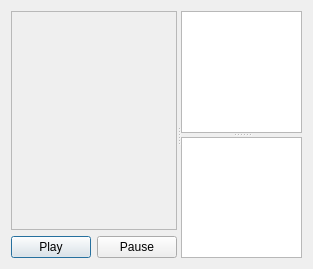
<?xml version="1.0" encoding="UTF-8"?>
<ui version="4.0">
 <class>Dialog</class>
 <widget class="QDialog" name="Dialog">
  <property name="geometry">
   <rect>
    <x>0</x>
    <y>0</y>
    <width>313</width>
    <height>269</height>
   </rect>
  </property>
  <property name="windowTitle">
   <string>Dialog</string>
  </property>
  <layout class="QGridLayout" name="gridLayout_2">
   <item row="0" column="0">
    <widget class="QSplitter" name="splitter_2">
     <property name="orientation">
      <enum>Qt::Horizontal</enum>
     </property>
     <widget class="QWidget" name="layoutWidget">
      <layout class="QGridLayout" name="gridLayout">
       <item row="0" column="0" colspan="2">
        <widget class="QScrollArea" name="SimulationScroll">
         <property name="widgetResizable">
          <bool>true</bool>
         </property>
         <widget class="QWidget" name="scrollAreaWidgetContents">
          <property name="geometry">
           <rect>
            <x>0</x>
            <y>0</y>
            <width>162</width>
            <height>233</height>
           </rect>
          </property>
         </widget>
        </widget>
       </item>
       <item row="1" column="0">
        <widget class="QPushButton" name="PlayButton">
         <property name="text">
          <string>Play</string>
         </property>
        </widget>
       </item>
       <item row="1" column="1">
        <widget class="QPushButton" name="PauseButton">
         <property name="text">
          <string>Pause</string>
         </property>
        </widget>
       </item>
      </layout>
     </widget>
     <widget class="QSplitter" name="splitter">
      <property name="orientation">
       <enum>Qt::Vertical</enum>
      </property>
      <widget class="QTableWidget" name="LiveStatistics"/>
      <widget class="QTableWidget" name="RecordStatistics"/>
     </widget>
    </widget>
   </item>
  </layout>
 </widget>
 <resources/>
 <connections/>
</ui>
